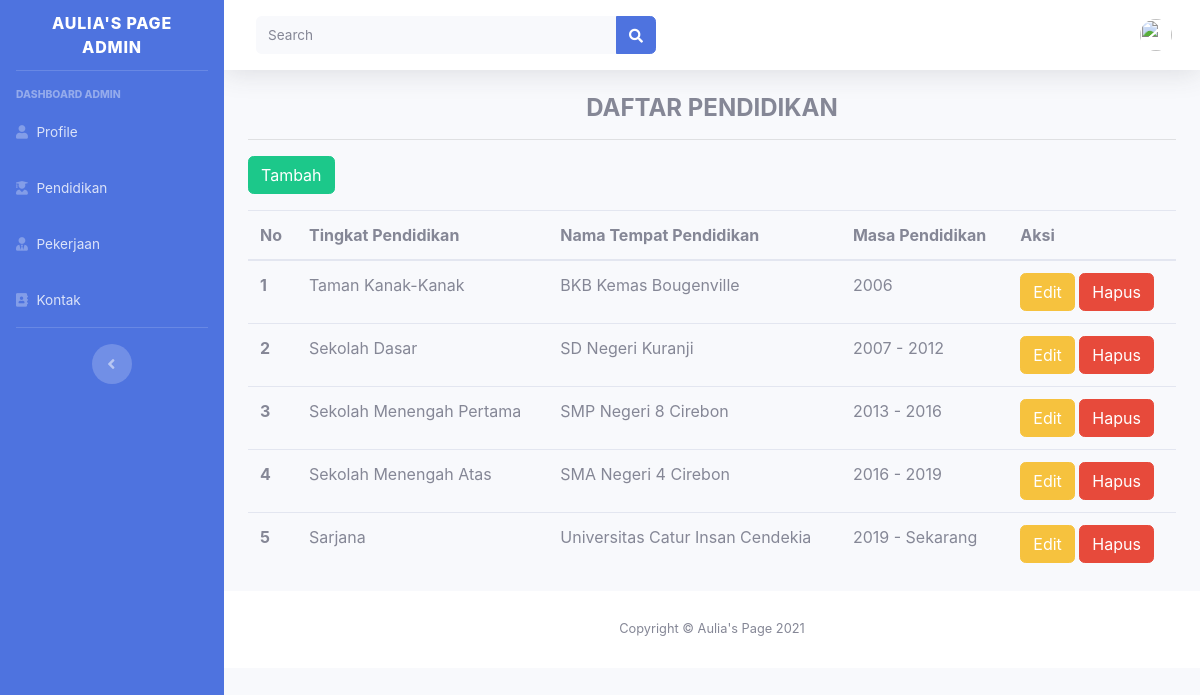
Page /index.php/admin/pendidikan_page on the committed database.
### tables this page shows
CREATE TABLE `pendidikan` (
  `pendidikan_id` int(11) NOT NULL,
  `tingkat` varchar(50) NOT NULL,
  `nama_tempat` varchar(100) NOT NULL,
  `tahun` varchar(20) NOT NULL
);

### application/controllers/admin.php (called while the page is built, shortened)
<?php
class Admin extends CI_Controller
{
    public function __construct()
    {
        $this->load->model('ProfileModel');
        $this->load->model('PendidikanModel');
        $this->load->model('PengalamanModel');
        $this->load->model('KontakModel');
        $this->user = $this->db->get_where('user', ['email' => $this->session->userdata('email')])->row_array();
    }
    function pendidikan_page()
    {
        $data['allpendidikan'] = $this->PendidikanModel->get_all_data_pendidikan();
        $data['title'] = "Daftar Pendidikan";
        $data['user'] = $this->user;
        $this->load->view('templates/admin/header', $data);
        $this->load->view('admin/pendidikan_page', $data);
        $this->load->view('templates/admin/footer');
    }
}

### index.php (called while the page is built, shortened)
<?php
require_once BASEPATH.'core/CodeIgniter.php';

### application/models/PendidikanModel.php (called while the page is built, shortened)
<?php
class PendidikanModel extends CI_Model
{
    public function get_all_data_pendidikan()
    {
        $query = "SELECT * FROM pendidikan";
        return $this->db->query($query)->result_array();
    }
}

### application/views/admin/pendidikan_page.php (the view)
<div class="container-fluid">
    <div class="text-center">
            <h4><b>DAFTAR PENDIDIKAN</b></h4>
    </div>
    <hr></hr>
    <div class="row mt-3">
        <div class="col-3">
            <a href="<?= base_url('admin/pendidikan_create') ?>" class="btn btn-success">Tambah</a>
        </div>
    </div>
    <table class="table mt-3">
        <thead>
            <tr>
                <th scope="col">No</th>
                <th scope="col">Tingkat Pendidikan</th>
                <th scope="col">Nama Tempat Pendidikan</th>
                <th scope="col">Masa Pendidikan</th>
                <th scope="col">Aksi</th>
            </tr>
        </thead>
        <tbody>
            <?php
            foreach ($allpendidikan as $no => $pendidikan) {
            ?>
                <tr>
                    <th scope="row"><?= $no + 1 ?></th>
                    <td><?= $pendidikan['tingkat']; ?></td>
                    <td><?= $pendidikan['nama_tempat']; ?></td>
                    <td><?= $pendidikan['tahun']; ?></td>
                    <td>
                        <a href="<?= base_url('admin/pendidikan_edit/' . $pendidikan['pendidikan_id']) ?>" class="btn btn-warning">Edit</a>
                        <a href="<?= base_url('admin/pendidikan_hapus/' . $pendidikan['pendidikan_id']) ?>" class="btn btn-danger">Hapus</a>
                    </td>
                </tr>
            <?php
            }
            ?>
        </tbody>
    </table>

### rows in the picture
pendidikan: tingkat "Taman Kanak-Kanak", nama_tempat "BKB Kemas Bougenville", tahun "2006"
pendidikan: tingkat "Sekolah Dasar", nama_tempat "SD Negeri Kuranji", tahun "2007 - 2012"
pendidikan: tingkat "Sekolah Menengah Pertama", nama_tempat "SMP Negeri 8 Cirebon", tahun "2013 - 2016"
pendidikan: tingkat "Sekolah Menengah Atas", nama_tempat "SMA Negeri 4 Cirebon", tahun "2016 - 2019"
pendidikan: tingkat "Sarjana", nama_tempat "Universitas Catur Insan Cendekia", tahun "2019 - Sekarang"
